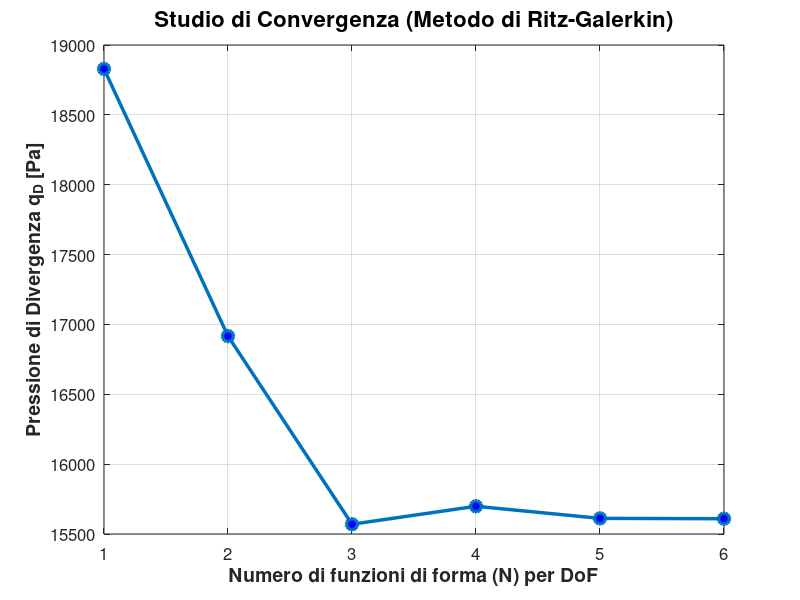

The MATLAB source for this figure:
% =========================================================================
% Assignment 1 - Punto 1.e: Studio di Convergenza Ritz-Galerkin
% =========================================================================
clear; clc; close all;

%% 1. Parametri di input (Dati dal problema)
EJ = 1e7;              % [Nm^2] Rigidezza flessionale
GJ = 1e6;              % [Nm^2] Rigidezza torsionale
EA = 1e8;              % [N] Rigidezza assiale puntone
C_Lalpha = 2*pi;       % [-] Pendenza retta portanza
b = 14;                % [m] Apertura alare
c = 1;                 % [m] Corda
e = c/4;               % [m] Distanza AC-EA (Positivo se AC avanti a EA)
gamma = 15 * pi/180;   % [rad] Angolo del puntone
xB = -0.1;                % [m] Posizione della cerniera B (Da adattare se diverso)

% Calcolo rigidezza equivalente del puntone lungo l'asse z
L_strut = (b/2) / cos(gamma);            % Lunghezza fisica del puntone
k_eq_z = (EA / L_strut) * sin(gamma)^2;  % Rigidezza trasversale equivalente

%% 2. Impostazioni dello studio di convergenza
N_max = 6; % Numero massimo di funzioni di forma da testare (per w e per theta)
qD_history = zeros(1, N_max); % Vettore per salvare le pressioni di divergenza
N_values = 1:N_max;

%% 3. Ciclo Iterativo sulle funzioni di forma
for N = N_values
    
    % Inizializzazione delle sottomatrici (N x N)
    K_ww = zeros(N, N); % Rigidezza flessionale
    K_tt = zeros(N, N); % Rigidezza torsionale
    K_wt = zeros(N, N); % Accoppiamento strut
    
    A_wt = zeros(N, N); % Lavoro portanza su flessione
    A_tt = zeros(N, N); % Lavoro momento su torsione
    
    % Riempimento delle sottomatrici
    for i = 1:N
        for j = 1:N
            % Nota sugli integrali: usiamo la coordinata adimensionale eta = y/b
            % L'integrale da 0 a b di (y/b)^A dy equivale a b / (A + 1)
            
            % -- MATRICI STRUTTURALI (Ala Pulita) --
            % K_ww: Integrale( EJ * phi_wi'' * phi_wj'' dy )
            % phi_wi'' = (i+1)*i/b^2 * eta^(i-1)
            pot_ww = (i-1) + (j-1); 
            K_ww(i,j) = EJ * ((i+1)*i/b^2) * ((j+1)*j/b^2) * (b / (pot_ww + 1));
            
            % K_tt: Integrale( GJ * phi_ti' * phi_tj' dy )
            % phi_ti' = i/b * eta^(i-1)
            pot_tt_strut = (i-1) + (j-1);
            K_tt(i,j) = GJ * (i/b) * (j/b) * (b / (pot_tt_strut + 1));
            
            % -- MATRICI AERODINAMICHE --
            % A_wt: Lavoro Portanza su w -> Integrale( c * CLalpha * phi_wj * phi_ti dy )
            pot_wt = (i+1) + j; 
            A_wt(i,j) = c * C_Lalpha * (b / (pot_wt + 1));
            
            % A_tt: Lavoro Momento su theta -> Integrale( c * e * CLalpha * phi_ti * phi_tj dy )
            pot_tt_aero = i + j;
            A_tt(i,j) = c * e * C_Lalpha * (b / (pot_tt_aero + 1));
            
            % -- CONTRIBUTO DEL PUNTONE (Valutato in y = b/2 -> eta = 0.5) --
            phi_wi_b2 = (0.5)^(i+1);
            phi_wj_b2 = (0.5)^(j+1);
            phi_ti_b2 = (0.5)^i;
            phi_tj_b2 = (0.5)^j;
            
            % Aggiunta dei termini discreti del puntone alle matrici
            K_ww(i,j) = K_ww(i,j) + k_eq_z * phi_wi_b2 * phi_wj_b2;
            K_tt(i,j) = K_tt(i,j) + k_eq_z * (xB^2) * phi_ti_b2 * phi_tj_b2;
            
            % Termine di accoppiamento flesso-torsionale (K_wt e K_tw)
            K_wt(i,j) = -k_eq_z * xB * phi_wi_b2 * phi_tj_b2;
        end
    end
    
    % 4. Assemblaggio del Sistema Globale (Matrici 2N x 2N)
    % Ordine dei gradi di libertà: [qw1..qwN, qtheta1..qthetaN]'
    K_global = [K_ww,       K_wt; 
                K_wt',      K_tt];  % La trasposta assicura la simmetria
            
    A_global = [zeros(N,N), A_wt; 
                zeros(N,N), A_tt];
            
    % 5. Risoluzione del Problema agli Autovalori (Divergenza)
    % (K_global - qD * A_global) * {q} = 0
    [V, D] = eig(K_global, A_global);
    autovalori = diag(D);
    
    % Filtra solo gli autovalori fisici (reali e strettamente positivi)
    valori_fisici = autovalori(imag(autovalori) == 0 & real(autovalori) > 0);
    
    if isempty(autovalori)
        qD_history(N) = NaN; % Nessuna instabilità trovata
    else
        qD_history(N) = min(valori_fisici); % q_D è il valore critico più basso
    end
end

%% 6. Plot dei Risultati
figure('Color', 'w');
plot(N_values, qD_history, '-o', 'LineWidth', 2.5, 'MarkerSize', 8, 'MarkerFaceColor', 'b');
grid on;
set(gca, 'FontSize', 12);
xlabel('Numero di funzioni di forma (N) per DoF', 'FontSize', 14, 'FontWeight', 'bold');
ylabel('Pressione di Divergenza q_D [Pa]', 'FontSize', 14, 'FontWeight', 'bold');
title('Studio di Convergenza (Metodo di Ritz-Galerkin)', 'FontSize', 16);

% Stampa in console i valori
disp('--- Risultati dello Studio di Convergenza ---');
for i = 1:N_max
    fprintf('N = %d -> q_D = %.2f Pa\n', i, qD_history(i));
end
